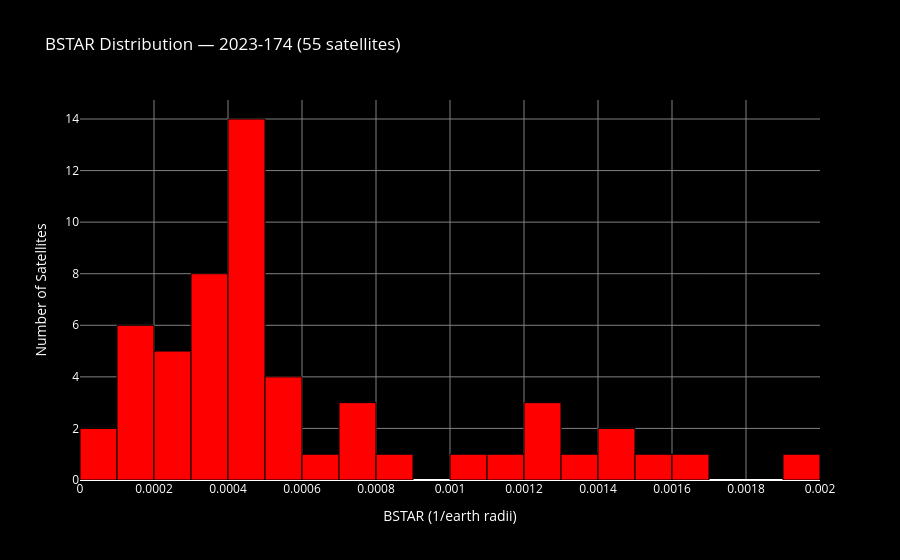

The code cell stored with this chart in its notebook:
### Code cell
fig = go.Figure()

fig.add_trace(go.Histogram(
    x=df['bstar'],
    nbinsx=20,
    marker_color='red',
    marker_line=dict(color='black', width=1),
    name='BSTAR'
))

fig.update_layout(
    title=f'BSTAR Distribution — {satcat_cache["intldes"]} ({len(df)} satellites)',
    xaxis_title='BSTAR (1/earth radii)',
    yaxis_title='Number of Satellites',
    paper_bgcolor='black',
    plot_bgcolor='black',
    font=dict(color='white'),
    xaxis=dict(gridcolor='gray'),
    yaxis=dict(gridcolor='gray'),
)

fig.show()

print(f"BSTAR stats:")
print(f"   Mean:  {df['bstar'].mean():.6f}")
print(f"   Std:   {df['bstar'].std():.6f}")
print(f"   Min:   {df['bstar'].min():.6f}")
print(f"   Max:   {df['bstar'].max():.6f}")
print(f"   Range: {df['bstar'].max() - df['bstar'].min():.6f}")
print(df.nlargest(5, 'bstar')[['name', 'norad', 'bstar']])
print(df.nsmallest(5, 'bstar')[['name', 'norad', 'bstar']])

### Figure 1 — Plotly figure (JSON) as saved in the notebook; plotly's stock layout.template omitted (floating-point values rounded to 4 significant figures)
{"data": [{"marker": {"color": "red", "line": {"color": "black", "width": 1}}, "name": "BSTAR", "nbinsx": 20, "type": "histogram", "x": [0.0004413, 0.0003511, 0.0003204, 0.0001626, 0.0007031, 0.0003776, 0.001056, 0.0003715, 0.0005702, 0.001124, 0.0002867, 0.0004733, 0.0004543, 0.0008447, 0.0004235, 0.001934, 0.0005419, 0.0004472, 0.0004409, 0.0007271, 0.0004873, 0.0001631, 0.0007585, 4.667e-06, 0.001495, 0.0004894, 0.0001548, 0.0001573, 0.0001223, 0.0002705, 0.0006988, 0.001294, 0.0004046, 0.0005661, 0.001262, 0.0004328, 0.0005238, 0.001608, 0.001245, 0.0004621, 0.001518, 0.0003942, 9.259e-05, 0.0004787, 0.0003153, 0.0004063, 0.0003762, 0.0003867, 0.001308, 0.001496, 0.0004175, 0.0002223, 0.0001219, 0.0002761, 0.0002671]}], "layout": {"font": {"color": "white"}, "paper_bgcolor": "black", "plot_bgcolor": "black", "title": {"text": "BSTAR Distribution — 2023-174 (55 satellites)"}, "xaxis": {"gridcolor": "gray", "title": {"text": "BSTAR (1/earth radii)"}}, "yaxis": {"gridcolor": "gray", "title": {"text": "Number of Satellites"}}}}
